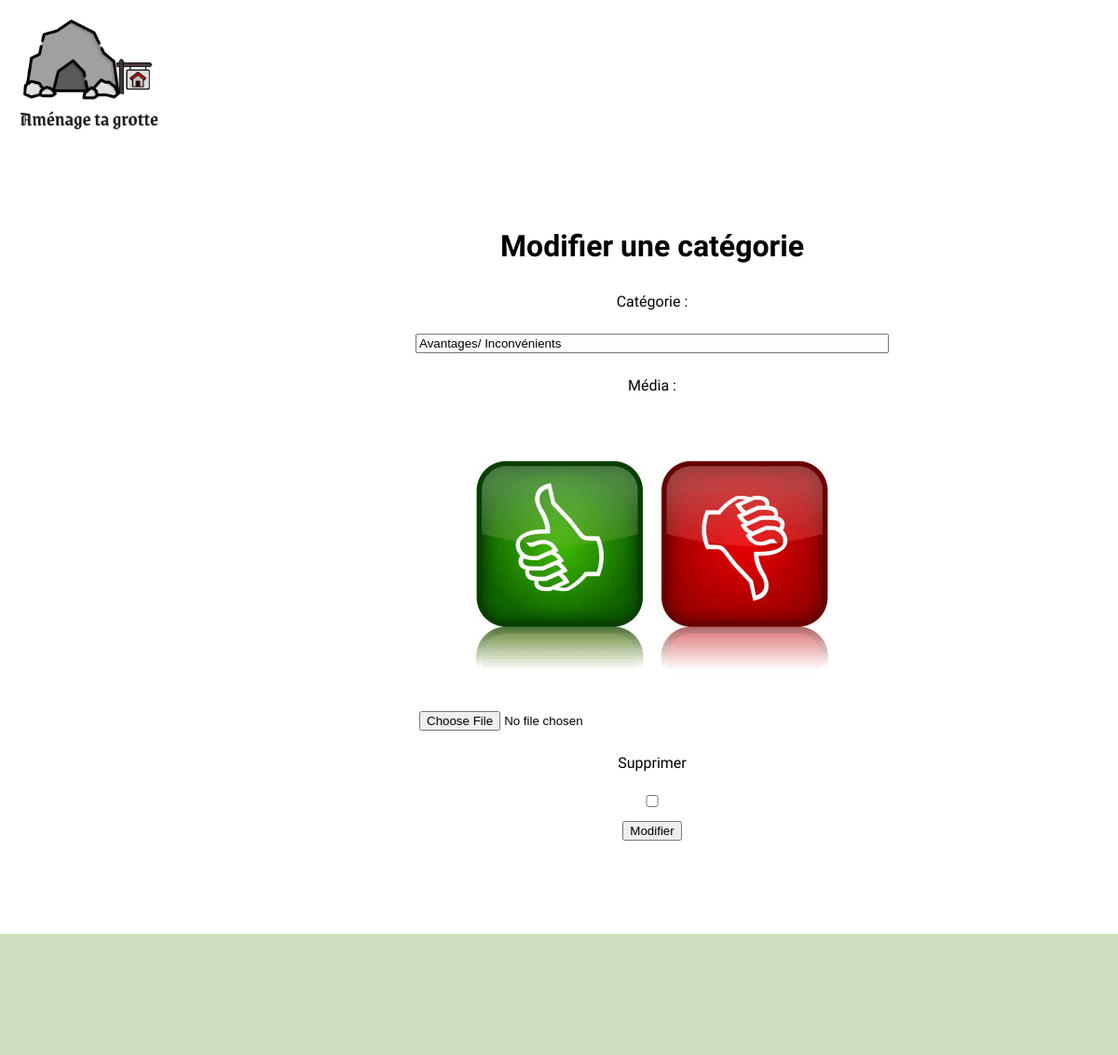
Screenshot of /admin/modif_categorie.php?id=18 with the database file from the repository.
### tables this page shows
CREATE TABLE `categorie` (
  `id_categorie` int(11) NOT NULL,
  `categorie` varchar(100) DEFAULT NULL,
  `media` varchar(255) DEFAULT NULL,
  `id_admin` int(11) NOT NULL
);

### admin/modif_categorie.php (the view, shortened to what this page needs)
<?php
include ('session_start.php');
include('header_admin.php');
?>
<main>
    <div class="">
        <a class="" href="voir_categorie.php">Retour</a>
    </div>
    <div class="sectionForm">
        <h1>Modifier une catégorie</h1>
        <?php
        $query = $db -> prepare('SELECT * FROM categorie WHERE id_categorie = :id');
        $query->execute([
            'id'=> $_GET['id'],
        ]);
        $categorie = $query ->fetchAll();
            foreach ( $categorie as $cat ){ ?>
        <form action="traitement/t_modifCategorie.php" method="post" enctype="multipart/form-data">
            <div class="form-admin">
                <label for="categorie" class="">Catégorie : </label>
                <input type="text" name="categorie" value="<?=$cat['categorie']?>">
                <label for="media" class="">Média :</label>
                <img class="" src="../upload/<?=$cat['media']?>" alt="média"/>
                <input type="file" name="media" value="<?=$cat['media']?>">
                <label for="media-delete" class="">Supprimer</label>
                <input type="checkbox" name="media-delete" value="../upload/<?=$cat['media']?>">
                <button type="submit" class="">Modifier</button>
            </div>
        </form>
        <?php } ?>
    </div>
</main>
<?php include('footer_admin.php'); ?>

### css/style.css (style rules this page uses)
body { margin: 0; font-family: 'Neuton', serif; font-family: 'Poltawski Nowy', serif; text-align: center; }
a { text-decoration: none; color: #fff; }
main { display: flex; flex-wrap: wrap; margin-bottom: 50px; padding: 0 300px 50px 300px; }
.form-admin { width: 100vh; display: flex; flex-direction: column; align-items: center; }
.form-admin label, .form-admin input { margin: 10px 0 15px 0; }
.form-admin input { width: 500px; }
.sectionForm { display: flex; flex-direction: column; }

### rows the page displays
categorie: categorie "Avantages/ Inconvénients", media (picture)
